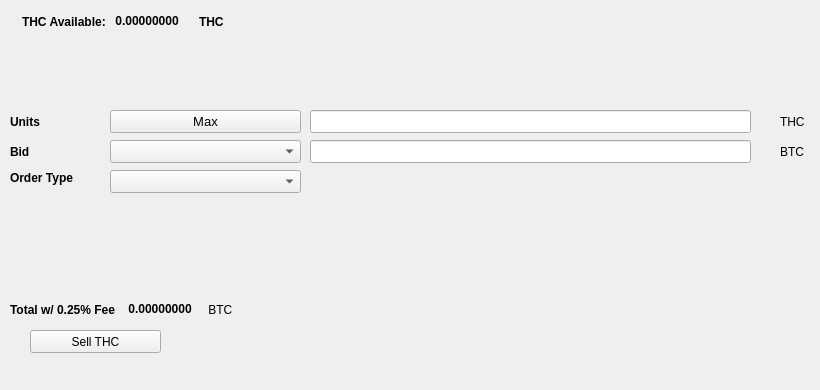
   <widget class="QWidget" name="SellTab">
    <attribute name="title">
     <string>Sell</string>
    </attribute>
    <widget class="QLabel" name="label_16">
     <property name="geometry">
      <rect>
       <x>780</x>
       <y>140</y>
       <width>31</width>
       <height>23</height>
      </rect>
     </property>
     <property name="text">
      <string>BTC</string>
     </property>
    </widget>
    <widget class="QComboBox" name="SellBidcomboBox">
     <property name="geometry">
      <rect>
       <x>110</x>
       <y>140</y>
       <width>191</width>
       <height>23</height>
      </rect>
     </property>
     <property name="font">
      <font>
       <pointsize>10</pointsize>
      </font>
     </property>
    </widget>
    <widget class="QLabel" name="label_18">
     <property name="geometry">
      <rect>
       <x>10</x>
       <y>110</y>
       <width>46</width>
       <height>23</height>
      </rect>
     </property>
     <property name="font">
      <font>
       <weight>75</weight>
       <bold>true</bold>
      </font>
     </property>
     <property name="text">
      <string>Units</string>
     </property>
    </widget>
    <widget class="QPushButton" name="Sell_Max_Amount">
     <property name="geometry">
      <rect>
       <x>110</x>
       <y>110</y>
       <width>191</width>
       <height>23</height>
      </rect>
     </property>
     <property name="font">
      <font>
       <pointsize>10</pointsize>
      </font>
     </property>
     <property name="text">
      <string>Max</string>
     </property>
    </widget>
    <widget class="QLabel" name="label_20">
     <property name="geometry">
      <rect>
       <x>10</x>
       <y>170</y>
       <width>91</width>
       <height>16</height>
      </rect>
     </property>
     <property name="font">
      <font>
       <weight>75</weight>
       <bold>true</bold>
      </font>
     </property>
     <property name="text">
      <string>Order Type</string>
     </property>
    </widget>
    <widget class="QComboBox" name="SellOrdertypeCombo">
     <property name="geometry">
      <rect>
       <x>110</x>
       <y>170</y>
       <width>191</width>
       <height>23</height>
      </rect>
     </property>
     <property name="font">
      <font>
       <pointsize>10</pointsize>
      </font>
     </property>
    </widget>
    <widget class="QLabel" name="label_21">
     <property name="geometry">
      <rect>
       <x>10</x>
       <y>140</y>
       <width>46</width>
       <height>23</height>
      </rect>
     </property>
     <property name="font">
      <font>
       <weight>75</weight>
       <bold>true</bold>
      </font>
     </property>
     <property name="text">
      <string>Bid</string>
     </property>
    </widget>
    <widget class="QLabel" name="label_22">
     <property name="geometry">
      <rect>
       <x>780</x>
       <y>110</y>
       <width>31</width>
       <height>23</height>
      </rect>
     </property>
     <property name="text">
      <string>THC</string>
     </property>
    </widget>
    <widget class="QLineEdit" name="UnitsInputTHC">
     <property name="geometry">
      <rect>
       <x>310</x>
       <y>110</y>
       <width>441</width>
       <height>23</height>
      </rect>
     </property>
     <property name="font">
      <font>
       <pointsize>9</pointsize>
       <weight>75</weight>
       <bold>true</bold>
      </font>
     </property>
    </widget>
    <widget class="QLineEdit" name="SellBidPriceEdit">
     <property name="geometry">
      <rect>
       <x>310</x>
       <y>140</y>
       <width>441</width>
       <height>23</height>
      </rect>
     </property>
     <property name="font">
      <font>
       <pointsize>9</pointsize>
       <weight>75</weight>
       <bold>true</bold>
      </font>
     </property>
    </widget>
    <widget class="QPushButton" name="SellTHCBTN">
     <property name="geometry">
      <rect>
       <x>30</x>
       <y>330</y>
       <width>131</width>
       <height>23</height>
      </rect>
     </property>
     <property name="text">
      <string>Sell THC</string>
     </property>
     <property name="icon">
      <iconset resource="../hempcoin">
       <normaloff>:/icons/bitcoin</normaloff>:/icons/bitcoin</iconset>
     </property>
    </widget>
    <widget class="QWidget" name="layoutWidget3">
     <property name="geometry">
      <rect>
       <x>22</x>
       <y>12</y>
       <width>258</width>
       <height>19</height>
      </rect>
     </property>
     <layout class="QHBoxLayout" name="horizontalLayout">
      <item>
       <widget class="QLabel" name="label232_2">
        <property name="font">
         <font>
          <weight>75</weight>
          <bold>true</bold>
         </font>
        </property>
        <property name="text">
         <string>THC Available:</string>
        </property>
       </widget>
      </item>
      <item>
       <widget class="QLabel" name="THCAvailableLabel">
        <property name="palette">
         <palette>
          <active>
           <colorrole role="WindowText">
            <brush brushstyle="SolidPattern">
             <color alpha="255">
              <red>0</red>
              <green>0</green>
              <blue>0</blue>
             </color>
            </brush>
           </colorrole>
           <colorrole role="Button">
            <brush brushstyle="SolidPattern">
             <color alpha="255">
              <red>0</red>
              <green>170</green>
              <blue>0</blue>
             </color>
            </brush>
           </colorrole>
           <colorrole role="Light">
            <brush brushstyle="SolidPattern">
             <color alpha="255">
              <red>0</red>
              <green>255</green>
              <blue>0</blue>
             </color>
            </brush>
           </colorrole>
           <colorrole role="Midlight">
            <brush brushstyle="SolidPattern">
             <color alpha="255">
              <red>0</red>
              <green>212</green>
              <blue>0</blue>
             </color>
            </brush>
           </colorrole>
           <colorrole role="Dark">
            <brush brushstyle="SolidPattern">
             <color alpha="255">
              <red>0</red>
              <green>85</green>
              <blue>0</blue>
             </color>
            </brush>
           </colorrole>
           <colorrole role="Mid">
            <brush brushstyle="SolidPattern">
             <color alpha="255">
              <red>0</red>
              <green>113</green>
              <blue>0</blue>
             </color>
            </brush>
           </colorrole>
           <colorrole role="Text">
            <brush brushstyle="SolidPattern">
             <color alpha="255">
              <red>0</red>
              <green>170</green>
              <blue>0</blue>
             </color>
            </brush>
           </colorrole>
           <colorrole role="BrightText">
            <brush brushstyle="SolidPattern">
             <color alpha="255">
              <red>255</red>
              <green>255</green>
              <blue>255</blue>
             </color>
            </brush>
           </colorrole>
           <colorrole role="ButtonText">
            <brush brushstyle="SolidPattern">
             <color alpha="255">
              <red>0</red>
              <green>0</green>
              <blue>0</blue>
             </color>
            </brush>
           </colorrole>
           <colorrole role="Base">
            <brush brushstyle="SolidPattern">
             <color alpha="255">
              <red>255</red>
              <green>255</green>
              <blue>255</blue>
             </color>
            </brush>
           </colorrole>
           <colorrole role="Window">
            <brush brushstyle="SolidPattern">
             <color alpha="255">
              <red>0</red>
              <green>170</green>
              <blue>0</blue>
             </color>
            </brush>
           </colorrole>
           <colorrole role="Shadow">
            <brush brushstyle="SolidPattern">
             <color alpha="255">
              <red>0</red>
              <green>0</green>
              <blue>0</blue>
             </color>
            </brush>
           </colorrole>
           <colorrole role="AlternateBase">
            <brush brushstyle="SolidPattern">
             <color alpha="255">
              <red>127</red>
              <green>212</green>
              <blue>127</blue>
             </color>
            </brush>
           </colorrole>
           <colorrole role="ToolTipBase">
            <brush brushstyle="SolidPattern">
             <color alpha="255">
              <red>255</red>
              <green>255</green>
              <blue>220</blue>
             </color>
            </brush>
           </colorrole>
           <colorrole role="ToolTipText">
            <brush brushstyle="SolidPattern">
             <color alpha="255">
              <red>0</red>
              <green>0</green>
              <blue>0</blue>
             </color>
            </brush>
           </colorrole>
          </active>
          <inactive>
           <colorrole role="WindowText">
            <brush brushstyle="SolidPattern">
             <color alpha="255">
              <red>0</red>
              <green>0</green>
              <blue>0</blue>
             </color>
            </brush>
           </colorrole>
           <colorrole role="Button">
            <brush brushstyle="SolidPattern">
             <color alpha="255">
              <red>0</red>
              <green>170</green>
              <blue>0</blue>
             </color>
            </brush>
           </colorrole>
           <colorrole role="Light">
            <brush brushstyle="SolidPattern">
             <color alpha="255">
              <red>0</red>
              <green>255</green>
              <blue>0</blue>
             </color>
            </brush>
           </colorrole>
           <colorrole role="Midlight">
            <brush brushstyle="SolidPattern">
             <color alpha="255">
              <red>0</red>
              <green>212</green>
              <blue>0</blue>
             </color>
            </brush>
           </colorrole>
           <colorrole role="Dark">
            <brush brushstyle="SolidPattern">
             <color alpha="255">
              <red>0</red>
              <green>85</green>
              <blue>0</blue>
             </color>
            </brush>
           </colorrole>
           <colorrole role="Mid">
            <brush brushstyle="SolidPattern">
             <color alpha="255">
              <red>0</red>
              <green>113</green>
              <blue>0</blue>
             </color>
            </brush>
           </colorrole>
           <colorrole role="Text">
            <brush brushstyle="SolidPattern">
             <color alpha="255">
              <red>0</red>
              <green>170</green>
              <blue>0</blue>
             </color>
            </brush>
           </colorrole>
           <colorrole role="BrightText">
            <brush brushstyle="SolidPattern">
             <color alpha="255">
              <red>255</red>
              <green>255</green>
              <blue>255</blue>
             </color>
            </brush>
           </colorrole>
           <colorrole role="ButtonText">
            <brush brushstyle="SolidPattern">
             <color alpha="255">
              <red>0</red>
              <green>0</green>
              <blue>0</blue>
             </color>
            </brush>
           </colorrole>
           <colorrole role="Base">
            <brush brushstyle="SolidPattern">
             <color alpha="255">
              <red>255</red>
              <green>255</green>
              <blue>255</blue>
             </color>
            </brush>
           </colorrole>
           <colorrole role="Window">
            <brush brushstyle="SolidPattern">
             <color alpha="255">
              <red>0</red>
              <green>170</green>
              <blue>0</blue>
             </color>
            </brush>
           </colorrole>
           <colorrole role="Shadow">
            <brush brushstyle="SolidPattern">
             <color alpha="255">
              <red>0</red>
              <green>0</green>
              <blue>0</blue>
             </color>
            </brush>
           </colorrole>
           <colorrole role="AlternateBase">
            <brush brushstyle="SolidPattern">
             <color alpha="255">
              <red>127</red>
              <green>212</green>
              <blue>127</blue>
             </color>
            </brush>
           </colorrole>
           <colorrole role="ToolTipBase">
            <brush brushstyle="SolidPattern">
             <color alpha="255">
              <red>255</red>
              <green>255</green>
              <blue>220</blue>
             </color>
            </brush>
           </colorrole>
           <colorrole role="ToolTipText">
            <brush brushstyle="SolidPattern">
             <color alpha="255">
              <red>0</red>
              <green>0</green>
              <blue>0</blue>
             </color>
            </brush>
           </colorrole>
          </inactive>
          <disabled>
           <colorrole role="WindowText">
            <brush brushstyle="SolidPattern">
             <color alpha="255">
              <red>0</red>
              <green>85</green>
              <blue>0</blue>
             </color>
            </brush>
           </colorrole>
           <colorrole role="Button">
            <brush brushstyle="SolidPattern">
             <color alpha="255">
              <red>0</red>
              <green>170</green>
              <blue>0</blue>
             </color>
            </brush>
           </colorrole>
           <colorrole role="Light">
            <brush brushstyle="SolidPattern">
             <color alpha="255">
              <red>0</red>
              <green>255</green>
              <blue>0</blue>
             </color>
            </brush>
           </colorrole>
           <colorrole role="Midlight">
            <brush brushstyle="SolidPattern">
             <color alpha="255">
              <red>0</red>
              <green>212</green>
              <blue>0</blue>
             </color>
            </brush>
           </colorrole>
           <colorrole role="Dark">
            <brush brushstyle="SolidPattern">
             <color alpha="255">
              <red>0</red>
              <green>85</green>
              <blue>0</blue>
             </color>
            </brush>
           </colorrole>
           <colorrole role="Mid">
            <brush brushstyle="SolidPattern">
             <color alpha="255">
              <red>0</red>
              <green>113</green>
              <blue>0</blue>
             </color>
            </brush>
           </colorrole>
           <colorrole role="Text">
            <brush brushstyle="SolidPattern">
             <color alpha="255">
              <red>0</red>
              <green>85</green>
              <blue>0</blue>
             </color>
            </brush>
           </colorrole>
           <colorrole role="BrightText">
            <brush brushstyle="SolidPattern">
             <color alpha="255">
              <red>255</red>
              <green>255</green>
              <blue>255</blue>
             </color>
            </brush>
           </colorrole>
           <colorrole role="ButtonText">
            <brush brushstyle="SolidPattern">
             <color alpha="255">
              <red>0</red>
              <green>85</green>
              <blue>0</blue>
             </color>
            </brush>
           </colorrole>
           <colorrole role="Base">
            <brush brushstyle="SolidPattern">
             <color alpha="255">
              <red>0</red>
              <green>170</green>
              <blue>0</blue>
             </color>
            </brush>
           </colorrole>
           <colorrole role="Window">
            <brush brushstyle="SolidPattern">
             <color alpha="255">
              <red>0</red>
              <green>170</green>
              <blue>0</blue>
             </color>
            </brush>
           </colorrole>
           <colorrole role="Shadow">
            <brush brushstyle="SolidPattern">
             <color alpha="255">
              <red>0</red>
              <green>0</green>
              <blue>0</blue>
             </color>
            </brush>
           </colorrole>
           <colorrole role="AlternateBase">
            <brush brushstyle="SolidPattern">
             <color alpha="255">
              <red>0</red>
              <green>170</green>
              <blue>0</blue>
             </color>
            </brush>
           </colorrole>
           <colorrole role="ToolTipBase">
            <brush brushstyle="SolidPattern">
             <color alpha="255">
              <red>255</red>
              <green>255</green>
              <blue>220</blue>
             </color>
            </brush>
           </colorrole>
           <colorrole role="ToolTipText">
            <brush brushstyle="SolidPattern">
             <color alpha="255">
              <red>0</red>
              <green>0</green>
              <blue>0</blue>
             </color>
            </brush>
           </colorrole>
          </disabled>
         </palette>
        </property>
        <property name="font">
         <font>
          <weight>75</weight>
          <bold>true</bold>
         </font>
        </property>
        <property name="text">
         <string> 0.00000000 </string>
        </property>
        <property name="textInteractionFlags">
         <set>Qt::LinksAccessibleByMouse|Qt::TextSelectableByKeyboard|Qt::TextSelectableByMouse</set>
        </property>
       </widget>
      </item>
      <item>
       <widget class="QLabel" name="labelTHC">
        <property name="font">
         <font>
          <weight>75</weight>
          <bold>true</bold>
         </font>
        </property>
        <property name="text">
         <string>THC</string>
        </property>
       </widget>
      </item>
     </layout>
    </widget>
    <widget class="QWidget" name="layoutWidget">
     <property name="geometry">
      <rect>
       <x>10</x>
       <y>300</y>
       <width>268</width>
       <height>19</height>
      </rect>
     </property>
     <layout class="QHBoxLayout" name="horizontalLayout_2">
      <item>
       <widget class="QLabel" name="label_19">
        <property name="font">
         <font>
          <weight>75</weight>
          <bold>true</bold>
         </font>
        </property>
        <property name="text">
         <string>Total w/ 0.25% Fee </string>
        </property>
       </widget>
      </item>
      <item>
       <widget class="QLabel" name="SellCostLabel">
        <property name="palette">
         <palette>
          <active>
           <colorrole role="WindowText">
            <brush brushstyle="SolidPattern">
             <color alpha="255">
              <red>0</red>
              <green>0</green>
              <blue>0</blue>
             </color>
            </brush>
           </colorrole>
           <colorrole role="Button">
            <brush brushstyle="SolidPattern">
             <color alpha="255">
              <red>0</red>
              <green>170</green>
              <blue>0</blue>
             </color>
            </brush>
           </colorrole>
           <colorrole role="Light">
            <brush brushstyle="SolidPattern">
             <color alpha="255">
              <red>0</red>
              <green>255</green>
              <blue>0</blue>
             </color>
            </brush>
           </colorrole>
           <colorrole role="Midlight">
            <brush brushstyle="SolidPattern">
             <color alpha="255">
              <red>0</red>
              <green>212</green>
              <blue>0</blue>
             </color>
            </brush>
           </colorrole>
           <colorrole role="Dark">
            <brush brushstyle="SolidPattern">
             <color alpha="255">
              <red>0</red>
              <green>85</green>
              <blue>0</blue>
             </color>
            </brush>
           </colorrole>
           <colorrole role="Mid">
            <brush brushstyle="SolidPattern">
             <color alpha="255">
              <red>0</red>
              <green>113</green>
              <blue>0</blue>
             </color>
            </brush>
           </colorrole>
           <colorrole role="Text">
            <brush brushstyle="SolidPattern">
             <color alpha="255">
              <red>0</red>
              <green>170</green>
              <blue>0</blue>
             </color>
            </brush>
           </colorrole>
           <colorrole role="BrightText">
            <brush brushstyle="SolidPattern">
             <color alpha="255">
              <red>255</red>
              <green>255</green>
              <blue>255</blue>
             </color>
            </brush>
           </colorrole>
           <colorrole role="ButtonText">
            <brush brushstyle="SolidPattern">
             <color alpha="255">
              <red>0</red>
              <green>0</green>
              <blue>0</blue>
             </color>
            </brush>
           </colorrole>
           <colorrole role="Base">
            <brush brushstyle="SolidPattern">
             <color alpha="255">
              <red>255</red>
              <green>255</green>
              <blue>255</blue>
             </color>
            </brush>
           </colorrole>
           <colorrole role="Window">
            <brush brushstyle="SolidPattern">
             <color alpha="255">
              <red>0</red>
              <green>170</green>
              <blue>0</blue>
             </color>
            </brush>
           </colorrole>
           <colorrole role="Shadow">
            <brush brushstyle="SolidPattern">
             <color alpha="255">
              <red>0</red>
              <green>0</green>
              <blue>0</blue>
             </color>
            </brush>
           </colorrole>
           <colorrole role="AlternateBase">
            <brush brushstyle="SolidPattern">
             <color alpha="255">
              <red>127</red>
              <green>212</green>
              <blue>127</blue>
             </color>
            </brush>
           </colorrole>
           <colorrole role="ToolTipBase">
            <brush brushstyle="SolidPattern">
             <color alpha="255">
              <red>255</red>
              <green>255</green>
              <blue>220</blue>
             </color>
            </brush>
           </colorrole>
           <colorrole role="ToolTipText">
            <brush brushstyle="SolidPattern">
             <color alpha="255">
              <red>0</red>
              <green>0</green>
              <blue>0</blue>
             </color>
            </brush>
           </colorrole>
          </active>
          <inactive>
           <colorrole role="WindowText">
            <brush brushstyle="SolidPattern">
             <color alpha="255">
              <red>0</red>
              <green>0</green>
              <blue>0</blue>
             </color>
            </brush>
           </colorrole>
           <colorrole role="Button">
            <brush brushstyle="SolidPattern">
             <color alpha="255">
              <red>0</red>
              <green>170</green>
              <blue>0</blue>
             </color>
            </brush>
           </colorrole>
           <colorrole role="Light">
            <brush brushstyle="SolidPattern">
             <color alpha="255">
              <red>0</red>
              <green>255</green>
              <blue>0</blue>
             </color>
            </brush>
           </colorrole>
           <colorrole role="Midlight">
            <brush brushstyle="SolidPattern">
             <color alpha="255">
              <red>0</red>
              <green>212</green>
              <blue>0</blue>
             </color>
            </brush>
           </colorrole>
           <colorrole role="Dark">
            <brush brushstyle="SolidPattern">
             <color alpha="255">
              <red>0</red>
              <green>85</green>
              <blue>0</blue>
             </color>
            </brush>
           </colorrole>
           <colorrole role="Mid">
            <brush brushstyle="SolidPattern">
             <color alpha="255">
              <red>0</red>
              <green>113</green>
              <blue>0</blue>
             </color>
            </brush>
           </colorrole>
           <colorrole role="Text">
            <brush brushstyle="SolidPattern">
             <color alpha="255">
              <red>0</red>
              <green>170</green>
              <blue>0</blue>
             </color>
            </brush>
           </colorrole>
           <colorrole role="BrightText">
            <brush brushstyle="SolidPattern">
             <color alpha="255">
              <red>255</red>
              <green>255</green>
              <blue>255</blue>
             </color>
            </brush>
           </colorrole>
           <colorrole role="ButtonText">
            <brush brushstyle="SolidPattern">
             <color alpha="255">
              <red>0</red>
              <green>0</green>
              <blue>0</blue>
             </color>
            </brush>
           </colorrole>
           <colorrole role="Base">
            <brush brushstyle="SolidPattern">
             <color alpha="255">
              <red>255</red>
              <green>255</green>
              <blue>255</blue>
             </color>
            </brush>
           </colorrole>
           <colorrole role="Window">
            <brush brushstyle="SolidPattern">
             <color alpha="255">
              <red>0</red>
              <green>170</green>
              <blue>0</blue>
             </color>
            </brush>
           </colorrole>
           <colorrole role="Shadow">
            <brush brushstyle="SolidPattern">
             <color alpha="255">
              <red>0</red>
              <green>0</green>
              <blue>0</blue>
             </color>
            </brush>
           </colorrole>
           <colorrole role="AlternateBase">
            <brush brushstyle="SolidPattern">
             <color alpha="255">
              <red>127</red>
              <green>212</green>
              <blue>127</blue>
             </color>
            </brush>
           </colorrole>
           <colorrole role="ToolTipBase">
            <brush brushstyle="SolidPattern">
             <color alpha="255">
              <red>255</red>
              <green>255</green>
              <blue>220</blue>
             </color>
            </brush>
           </colorrole>
           <colorrole role="ToolTipText">
            <brush brushstyle="SolidPattern">
             <color alpha="255">
              <red>0</red>
              <green>0</green>
              <blue>0</blue>
             </color>
            </brush>
           </colorrole>
          </inactive>
          <disabled>
           <colorrole role="WindowText">
            <brush brushstyle="SolidPattern">
             <color alpha="255">
              <red>0</red>
              <green>85</green>
              <blue>0</blue>
             </color>
            </brush>
           </colorrole>
           <colorrole role="Button">
            <brush brushstyle="SolidPattern">
             <color alpha="255">
              <red>0</red>
              <green>170</green>
              <blue>0</blue>
             </color>
            </brush>
           </colorrole>
           <colorrole role="Light">
            <brush brushstyle="SolidPattern">
             <color alpha="255">
              <red>0</red>
              <green>255</green>
              <blue>0</blue>
             </color>
            </brush>
           </colorrole>
           <colorrole role="Midlight">
            <brush brushstyle="SolidPattern">
             <color alpha="255">
              <red>0</red>
              <green>212</green>
              <blue>0</blue>
             </color>
            </brush>
           </colorrole>
           <colorrole role="Dark">
            <brush brushstyle="SolidPattern">
             <color alpha="255">
              <red>0</red>
              <green>85</green>
              <blue>0</blue>
             </color>
            </brush>
           </colorrole>
           <colorrole role="Mid">
            <brush brushstyle="SolidPattern">
             <color alpha="255">
              <red>0</red>
              <green>113</green>
              <blue>0</blue>
             </color>
            </brush>
           </colorrole>
           <colorrole role="Text">
            <brush brushstyle="SolidPattern">
             <color alpha="255">
              <red>0</red>
              <green>85</green>
              <blue>0</blue>
             </color>
            </brush>
           </colorrole>
           <colorrole role="BrightText">
            <brush brushstyle="SolidPattern">
             <color alpha="255">
              <red>255</red>
              <green>255</green>
              <blue>255</blue>
             </color>
            </brush>
           </colorrole>
           <colorrole role="ButtonText">
            <brush brushstyle="SolidPattern">
             <color alpha="255">
              <red>0</red>
              <green>85</green>
              <blue>0</blue>
             </color>
            </brush>
           </colorrole>
           <colorrole role="Base">
            <brush brushstyle="SolidPattern">
             <color alpha="255">
              <red>0</red>
              <green>170</green>
              <blue>0</blue>
             </color>
            </brush>
           </colorrole>
           <colorrole role="Window">
            <brush brushstyle="SolidPattern">
             <color alpha="255">
              <red>0</red>
              <green>170</green>
              <blue>0</blue>
             </color>
            </brush>
           </colorrole>
           <colorrole role="Shadow">
            <brush brushstyle="SolidPattern">
             <color alpha="255">
              <red>0</red>
              <green>0</green>
              <blue>0</blue>
             </color>
            </brush>
           </colorrole>
           <colorrole role="AlternateBase">
            <brush brushstyle="SolidPattern">
             <color alpha="255">
              <red>0</red>
              <green>170</green>
              <blue>0</blue>
             </color>
            </brush>
           </colorrole>
           <colorrole role="ToolTipBase">
            <brush brushstyle="SolidPattern">
             <color alpha="255">
              <red>255</red>
              <green>255</green>
              <blue>220</blue>
             </color>
            </brush>
           </colorrole>
           <colorrole role="ToolTipText">
            <brush brushstyle="SolidPattern">
             <color alpha="255">
              <red>0</red>
              <green>0</green>
              <blue>0</blue>
             </color>
            </brush>
           </colorrole>
          </disabled>
         </palette>
        </property>
        <property name="font">
         <font>
          <weight>75</weight>
          <bold>true</bold>
         </font>
        </property>
        <property name="autoFillBackground">
         <bool>false</bool>
        </property>
        <property name="text">
         <string> 0.00000000</string>
        </property>
        <property name="textInteractionFlags">
         <set>Qt::LinksAccessibleByMouse|Qt::TextSelectableByMouse</set>
        </property>
       </widget>
      </item>
      <item>
       <widget class="QLabel" name="label_17">
        <property name="font">
         <font>
          <weight>50</weight>
          <bold>false</bold>
         </font>
        </property>
        <property name="text">
         <string> BTC</string>
        </property>
       </widget>
      </item>
     </layout>
    </widget>
    <widget class="QLabel" name="label_23">
     <property name="geometry">
      <rect>
       <x>460</x>
       <y>300</y>
       <width>281</width>
       <height>81</height>
      </rect>
     </property>
     <property name="text">
      <string/>
     </property>
     <property name="pixmap">
      <pixmap>:/images/bittrex</pixmap>
     </property>
    </widget>
   </widget>
